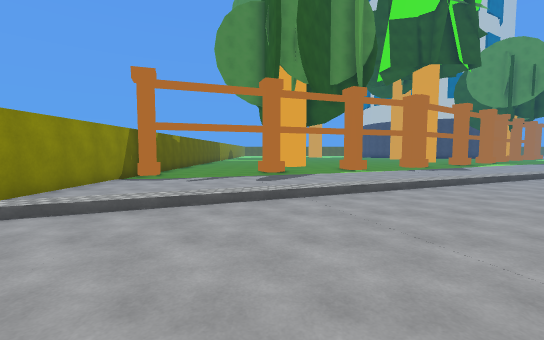
[1] (above)

21 first-person views from a walk through a Unity game level. The camera is 1.5 m above the floor, tilts 4° down and sees 90° across. The floor is counted in squares, 2 m on a side. Each view is taken from the middle of a square. On the plan, view 1 faces up. The plan holds only what a view shows up to about 10 squares ahead; the rest is blank. The place goes on beyond the plan. Surface patterns are stand-ins for the level's own textures.

[2]
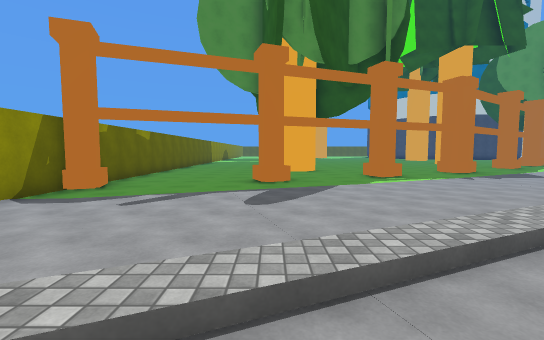

[3]
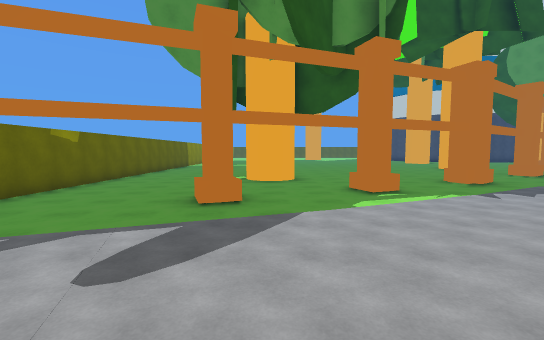

[4]
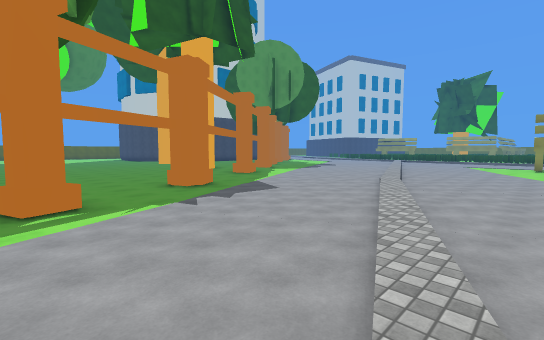

[5]
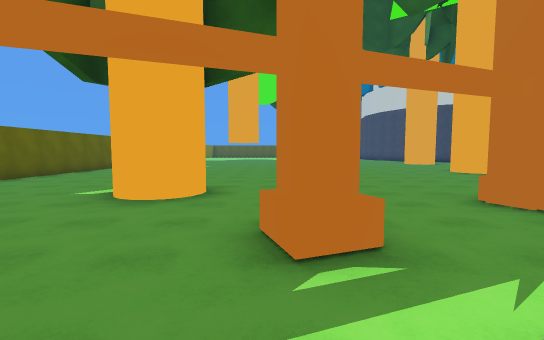

[6]
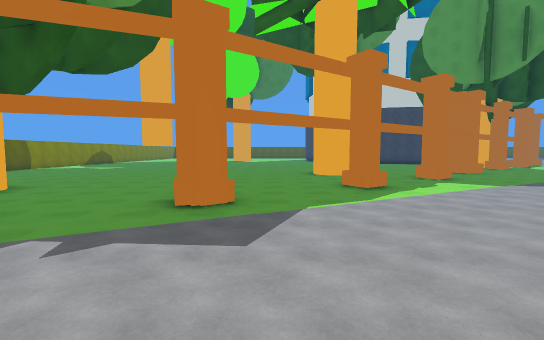

[7]
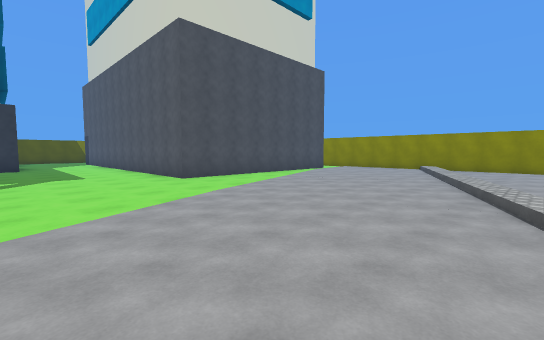

[8]
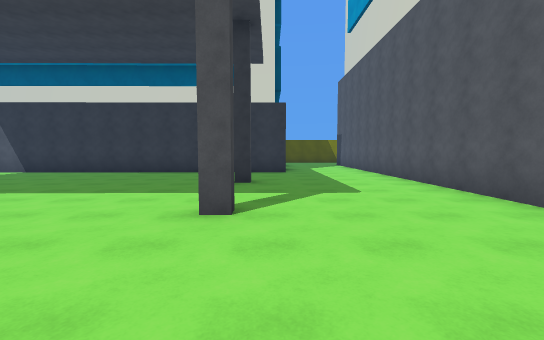

[9]
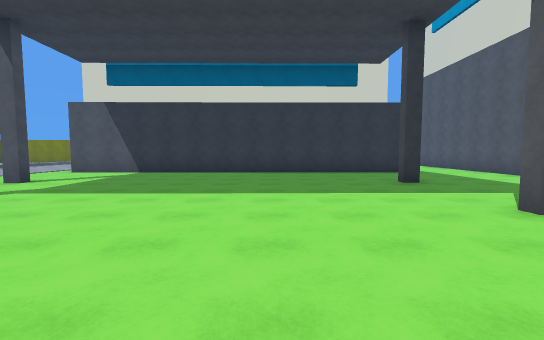

[10]
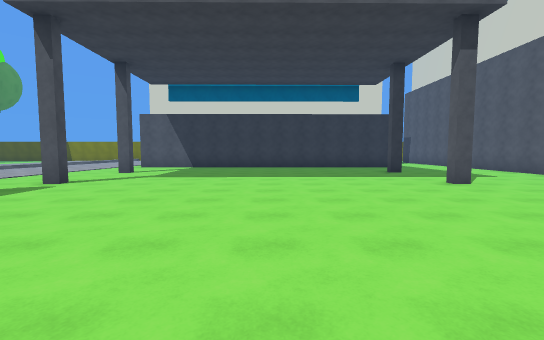

[11]
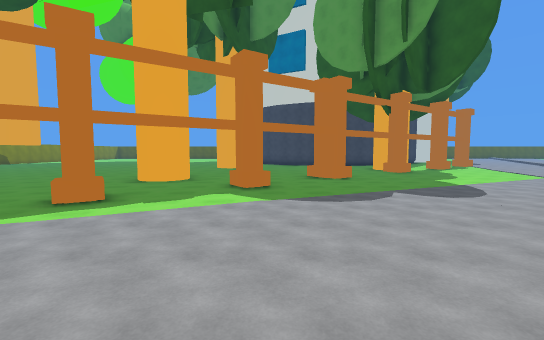

[12]
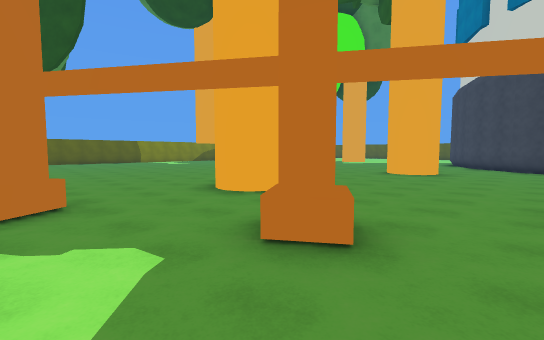

[13]
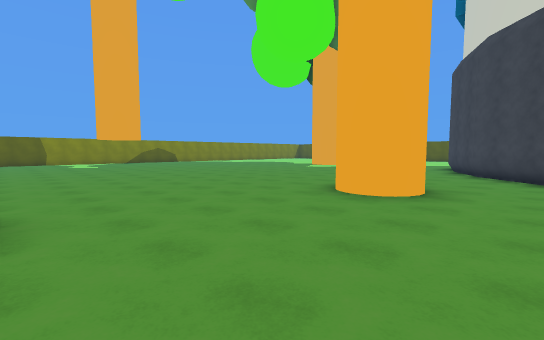

[14]
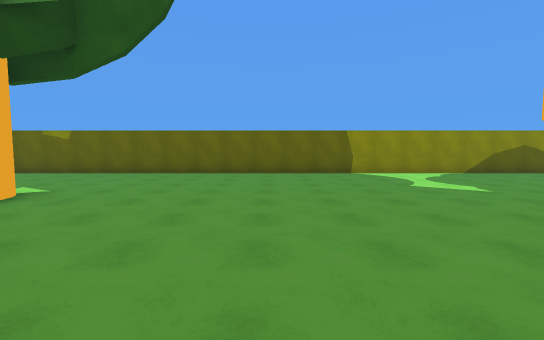

[15]
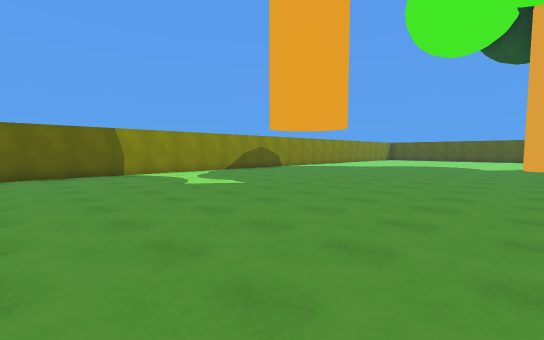

[16]
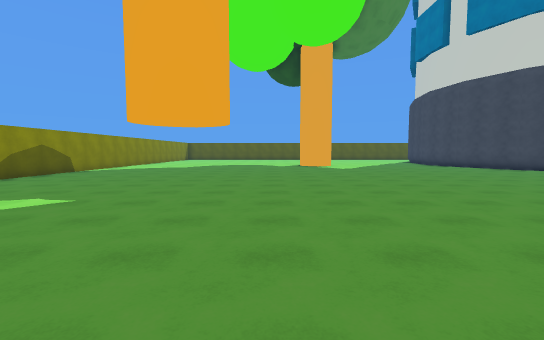

[17]
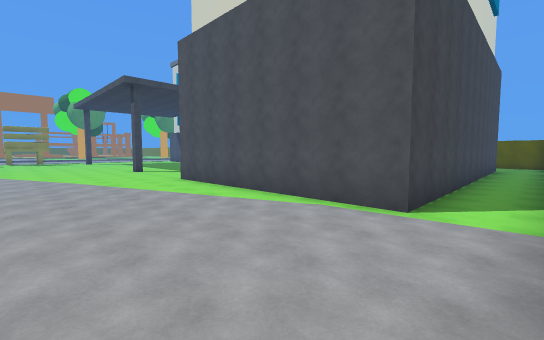

[18]
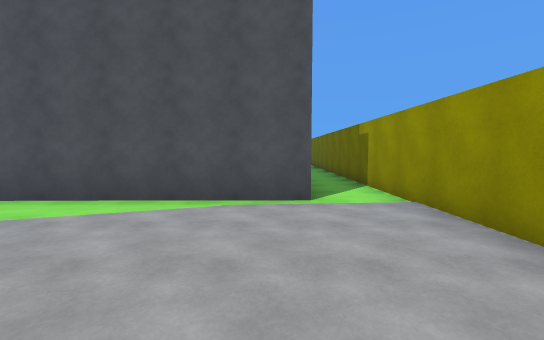

[19]
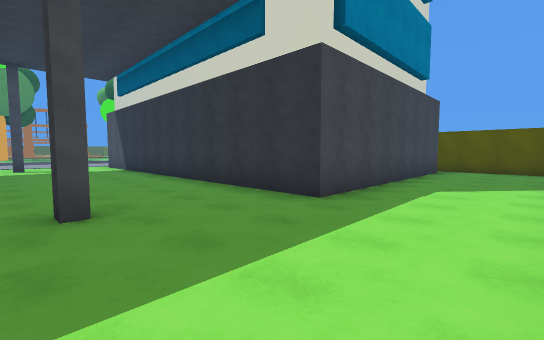

[20]
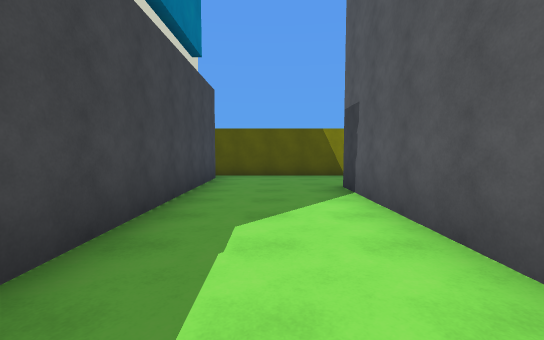

[21]
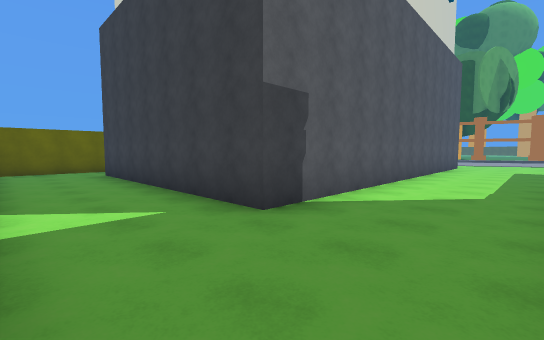

### Floor plan
Key: @ floor where view 1 was taken; # wall or solid block; . floor; / step, stairs or slope; T tree; O other object.
Columns run from 5 left of view 1 to 18 right of it. Each row starts with its distance up from view 1.
 29 #.................##
 28 #..................##
 27 #....................
 26 #....................
 25 #...............##...
 24 #....................
 23 #....................
 22 #....................
 21 #....................
 20 #....................O..
 19 #..............TT....O..
 18 #..............T........
 17 #.................OO....
 16 #.......................
 15 #..............OO.......
 14 #.....T.................
 13 #...........O..........
 12 #.....................
 11 #.......O...........//
 10 #....O...........///
  9 #O.............///..
  8 #...........///......
  7 #.........///.........
  6 #.......///...........
  5 #....///......    .
  4 #..///........  .....
  3  ///.................
  2  .....................
  1 #......................
  0 #....@..................
 -1 #.............#........#
 -2 #..#######..............
 -3 #..#     #..............
 -4 #..#     #.............#
 -5 #..#     #....#.........
 -6 #..#     #..............
 -7 #..#     #..............
 -8  ..#     #...###########
 -9  ..#     #...#
-10  ..#     #...#
-11    #     #...#
-12 #  #######...#
-13 #............#
-14 #............#
-15 #............
-16          #####

Where each view was taken, in squares from view 1:
view 1: 0 up, 0 right, facing up
view 2: 3 up, 0 right, facing up
view 3: 5 up, 1 right, facing up
view 4: 6 up, 3 right, facing up-right
view 5: 9 up, 3 right, facing up
view 6: 8 up, 8 right, facing up
view 7: 6 up, 8 right, facing down-left
view 8: 2 up, 8 right, facing down
view 9: 2 up, 12 right, facing down
view 10: 5 up, 13 right, facing down
view 11: 10 up, 14 right, facing up
view 12: 15 up, 15 right, facing up-left
view 13: 20 up, 14 right, facing up-left
view 14: 19 up, 5 right, facing left
view 15: 19 up, 5 right, facing up-left
view 16: 19 up, 3 right, facing up
view 17: 3 up, 4 left, facing down-right
view 18: 3 up, 2 left, facing down
view 19: 4 down, 5 right, facing down-right
view 20: 7 down, 6 right, facing down
view 21: 15 down, 7 right, facing up-left
